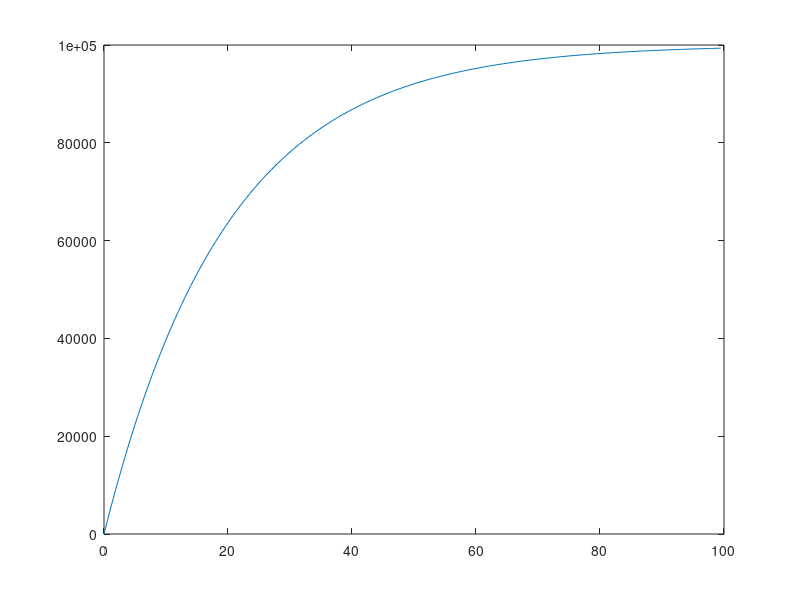
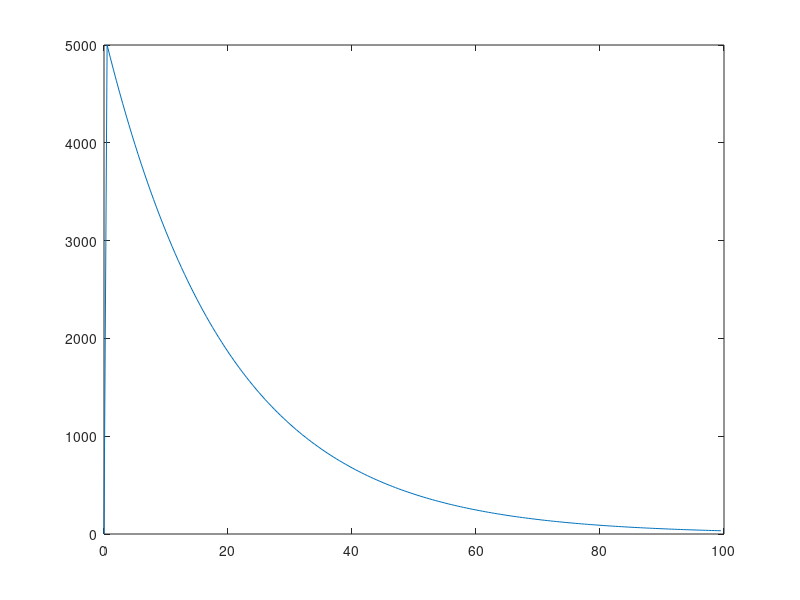

The MATLAB source for these figures, in order:
clear all;
close all;
c=100000;
dt = .5;
iter = 100/.5;
N = zeros(1,iter);
t = zeros(1,iter);
p=.05;
Nd = zeros(1,iter);
for i=2:iter
    N(i) = N(i-1) + p*(c-N(i-1))*dt;
    t(i) = t(i-1) + dt;
    Nd(i) = p*(c-N(i-1));
end
figure
plot(t,N);
figure
plot(t,Nd)
